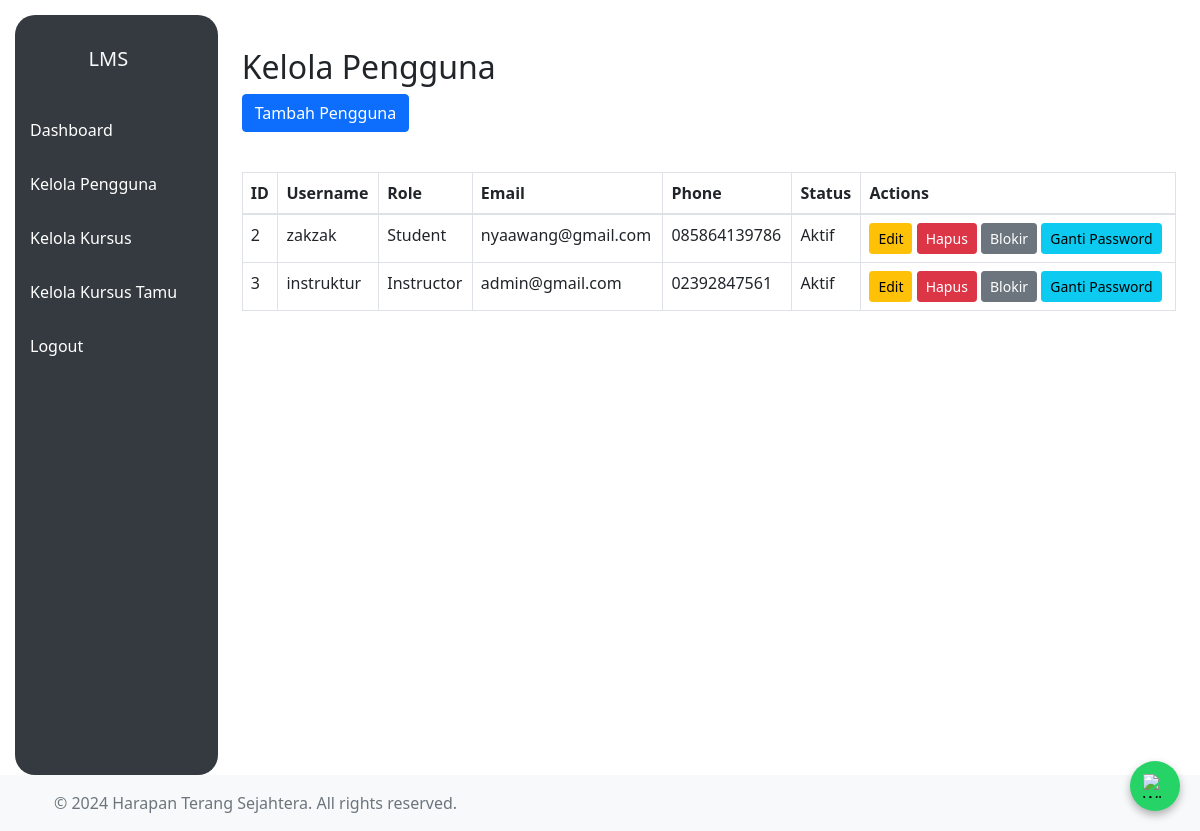
/admin/manage_users.php (signed in), run on the app's committed database.
### tables this page shows
CREATE TABLE `users` (
  `id` int(11) NOT NULL,
  `username` varchar(50) NOT NULL,
  `password` varchar(255) NOT NULL,
  `role` enum('admin','instructor','student') NOT NULL,
  `email` varchar(100) NOT NULL,
  `phone` varchar(20) DEFAULT NULL,
  `is_blocked` tinyint(1) DEFAULT 0,
  `created_at` timestamp NOT NULL DEFAULT current_timestamp()
);

### admin/manage_users.php (the view, shortened to what this page needs)
<?php
require_once '../includes/db_connect.php';
$sql = "SELECT * FROM users WHERE role!='admin'";
$result = $conn->query($sql);
?>
<!DOCTYPE html>
<html lang="id">
<head>
    <?php include '../includes/header.php'; ?>
    <link rel="stylesheet" href="https://stackpath.bootstrapcdn.com/bootstrap/4.5.2/css/bootstrap.min.css">
</head>
<body>
    <div class="d-flex" id="wrapper">
    <?php include '../includes/navbar.php'; ?>
        <div class="container mt-5">
        <h2>Kelola Pengguna</h2>
        <button type="button" class="btn btn-primary mb-4" data-toggle="modal" data-target="#addUserModal">
            Tambah Pengguna
        </button>
        <table class="table table-bordered mt-3">
            <thead>
                <tr>
                    <th>ID</th>
                    <th>Username</th>
                    <th>Role</th>
                    <th>Email</th>
                    <th>Phone</th>
                    <th>Status</th>
                    <th>Actions</th>
                </tr>
            </thead>
            <tbody>
                <?php while($user = $result->fetch_assoc()): ?>
                    <tr>
                        <td><?= $user['id'] ?></td>
                        <td><?= htmlspecialchars($user['username']) ?></td>
                        <td><?= ucfirst($user['role']) ?></td>
                        <td><?= htmlspecialchars($user['email']) ?></td>
                        <td><?= htmlspecialchars($user['phone']) ?></td>
                        <td><?= $user['is_blocked'] ? 'Diblokir' : 'Aktif' ?></td>
                        <td>
                            <button class="btn btn-warning btn-sm edit-btn" data-id="<?= $user['id'] ?>" data-toggle="modal" data-target="#editUserModal">Edit</button>
                            <button class="btn btn-danger btn-sm delete-btn" data-id="<?= $user['id'] ?>">Hapus</button>
                            <?php if(!$user['is_blocked']): ?>
                                <button class="btn btn-secondary btn-sm block-btn" data-id="<?= $user['id'] ?>">Blokir</button>
                            <?php else: ?>
                                <button class="btn btn-success btn-sm unblock-btn" data-id="<?= $user['id'] ?>">Unblokir</button>
                            <?php endif; ?>
                            <button class="btn btn-info btn-sm change-password-btn" data-id="<?= $user['id'] ?>" data-toggle="modal" data-target="#changePasswordModal">Ganti Password</button>
                        </td>
                    </tr>
                <?php endwhile; ?>
            </tbody>
        </table>
    </div>
    </div>
    <?php include '../includes/footer.php'; ?>
</body>
</html>

### includes/navbar.php (style rules this page uses)
#wrapper { display: flex; align-items: stretch; transition: all 0.5s ease; }

### data on the page
users: id "2", username "zakzak", role "Student", email "nyaawang@gmail.com", phone "085864139786", is_blocked "Aktif"
users: id "3", username "instruktur", role "Instructor", email "admin@gmail.com", phone "02392847561", is_blocked "Aktif"
